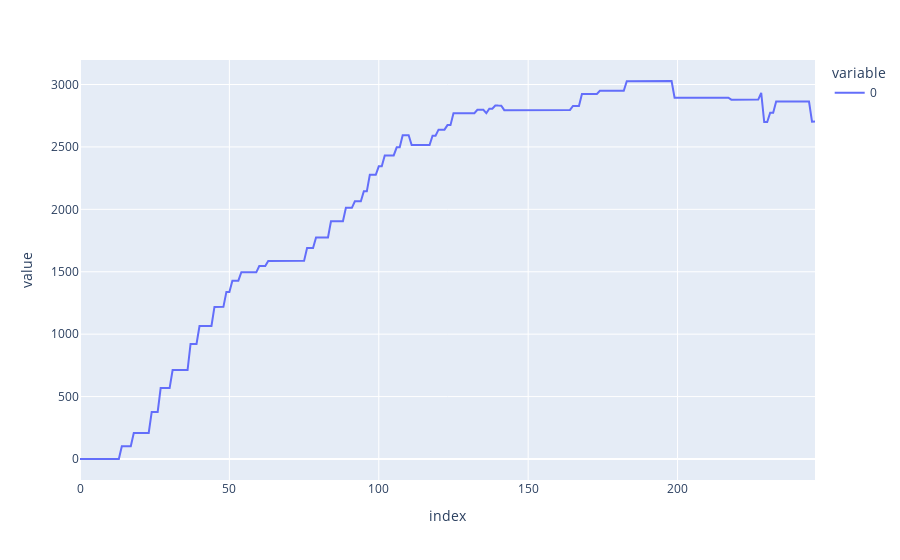

Notebook cell for this chart:
### Code cell
px.line(total_nav_df)

### Figure 1 — Plotly figure (JSON) as saved in the notebook; plotly's stock layout.template omitted (floating-point values rounded to 4 significant figures; data arrays with more than 128 entries replaced by an {"elided": "..."} marker saying what was removed)
{"data": [{"hovertemplate": "variable=0<br>index=%{x}<br>value=%{y}<extra></extra>", "legendgroup": "0", "line": {"color": "#636efa", "dash": "solid"}, "marker": {"symbol": "circle"}, "mode": "lines", "name": "0", "orientation": "v", "showlegend": true, "type": "scatter", "x": {"elided": "247 int values"}, "xaxis": "x", "y": {"elided": "247 float values"}, "yaxis": "y"}], "layout": {"legend": {"title": {"text": "variable"}, "tracegroupgap": 0}, "margin": {"t": 60}, "xaxis": {"anchor": "y", "domain": [0, 1], "title": {"text": "index"}}, "yaxis": {"anchor": "x", "domain": [0, 1], "title": {"text": "value"}}}}
